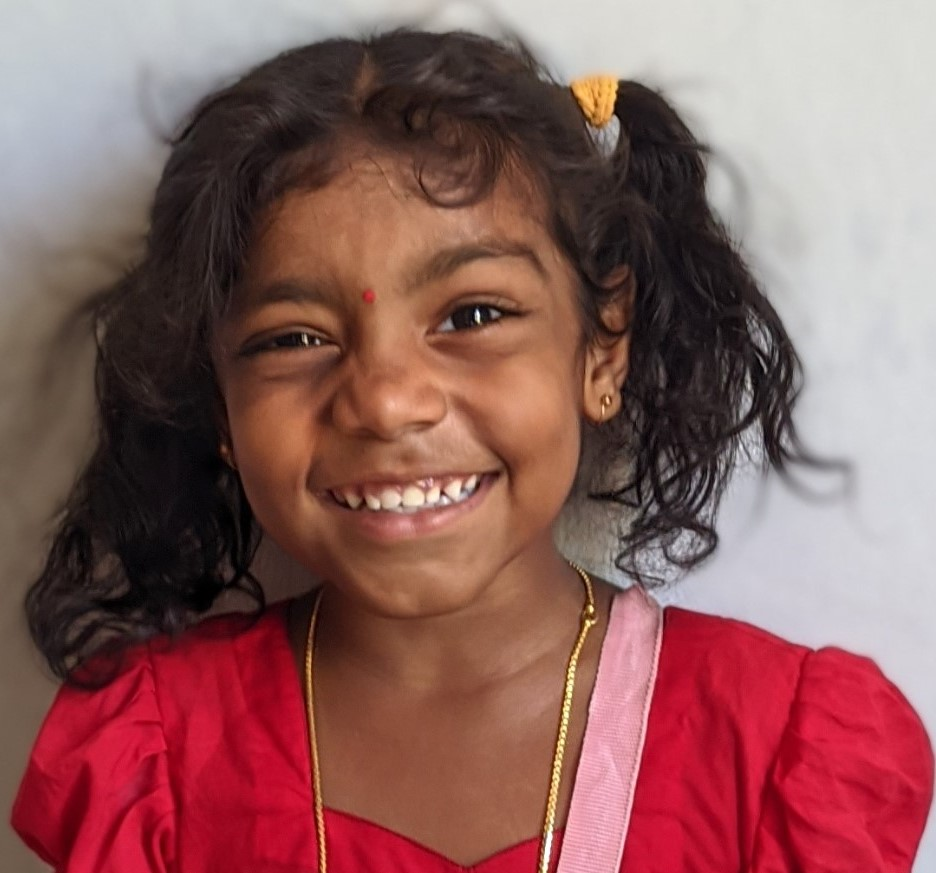
#> input picture PycharmProjects/opencv/resources/ny_image.jpg, 936 x 873 px
$ python chapter3_resize_crop.py
#> lines starting #> are read from the running program, lines starting #| are printed output that depends on the picture
# Resize and cropping

import cv2
import numpy as np

# Original image
img = cv2.imread("resources/ny_image.jpg")
#> img is the input picture: shape (873, 936, 3); mean B, G, R 92.6, 94.2, 139.8
print(img.shape)  # Displays (Height, Width, Channels)
#| (873, 936, 3)

imgResize = cv2.resize(img,(1000,500))   # width came first here Width= 1000 Height = 500
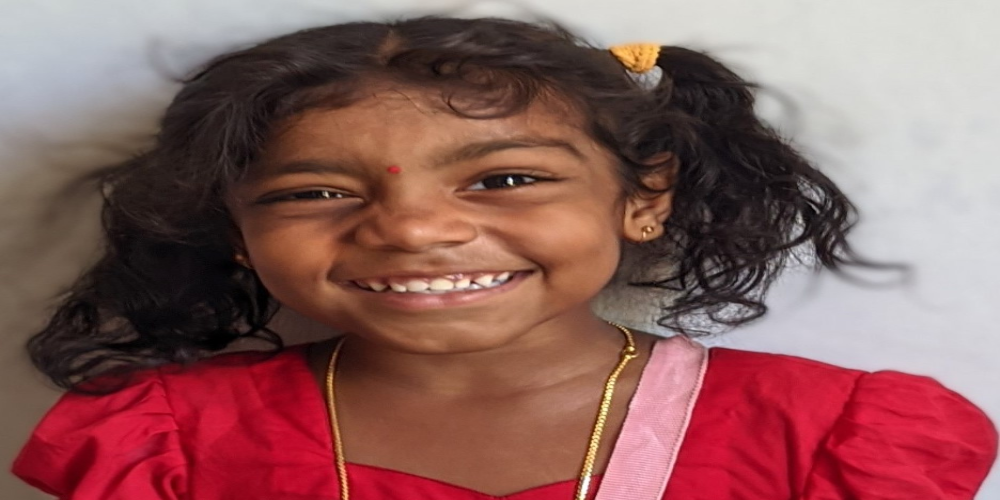
#> imgResize: shape (500, 1000, 3); mean B, G, R 92.5, 94.1, 139.7
print(imgResize.shape)
#| (500, 1000, 3)

# for crop no need cv2 function we can directly use Matrix from starting point
imgCrop = img[0:200,200:500] # the tricky point is here height comes first
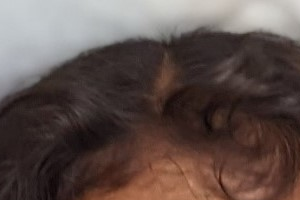
#> imgCrop: shape (200, 300, 3); mean B, G, R 74.9, 79, 94.2


print(imgCrop.shape)
#| (200, 300, 3)

cv2.imshow("Original Image",img)
cv2.imshow("imgResize",imgResize)
cv2.imshow("imgCrop",imgCrop)

cv2.waitKey(0)

$ run again, with PycharmProjects/opencv/resources/car.jpg copied over PycharmProjects/opencv/resources/ny_image.jpg
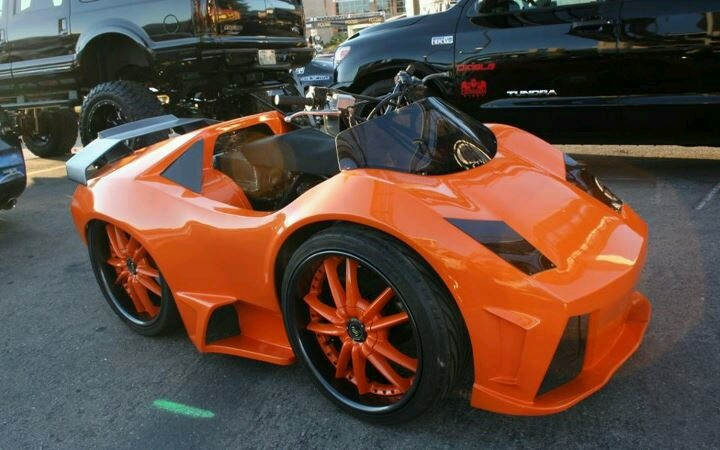
#> input picture PycharmProjects/opencv/resources/car.jpg, 720 x 450 px
#> img is the input picture: shape (450, 720, 3); mean B, G, R 61.7, 73.3, 95.3
#| (450, 720, 3)
#> `imgResize = cv2.resize(img,(1000,500))`:
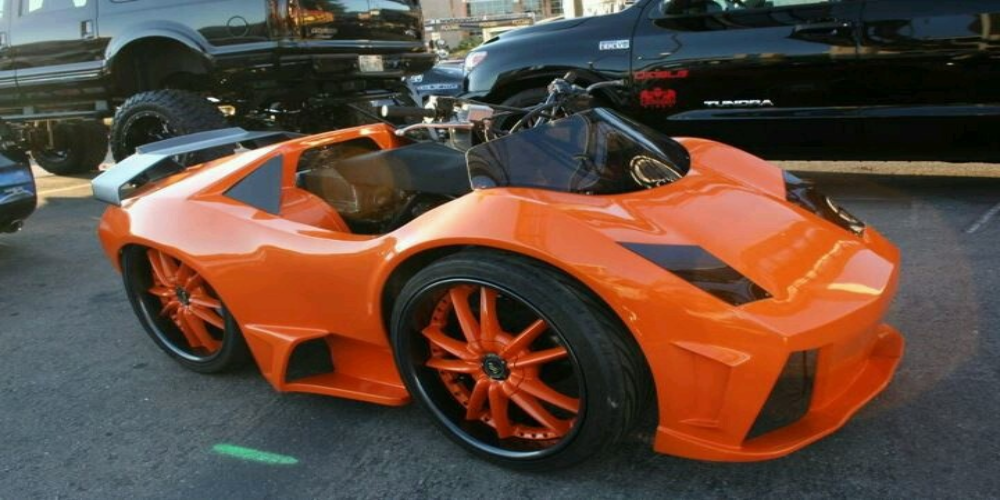
#> imgResize: shape (500, 1000, 3); mean B, G, R 61.6, 73.2, 95.1
#| (500, 1000, 3)
#> `imgCrop = img[0:200,200:500]`:
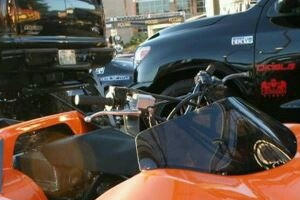
#> imgCrop: shape (200, 300, 3); mean B, G, R 68.7, 76.9, 86.6
#| (200, 300, 3)
